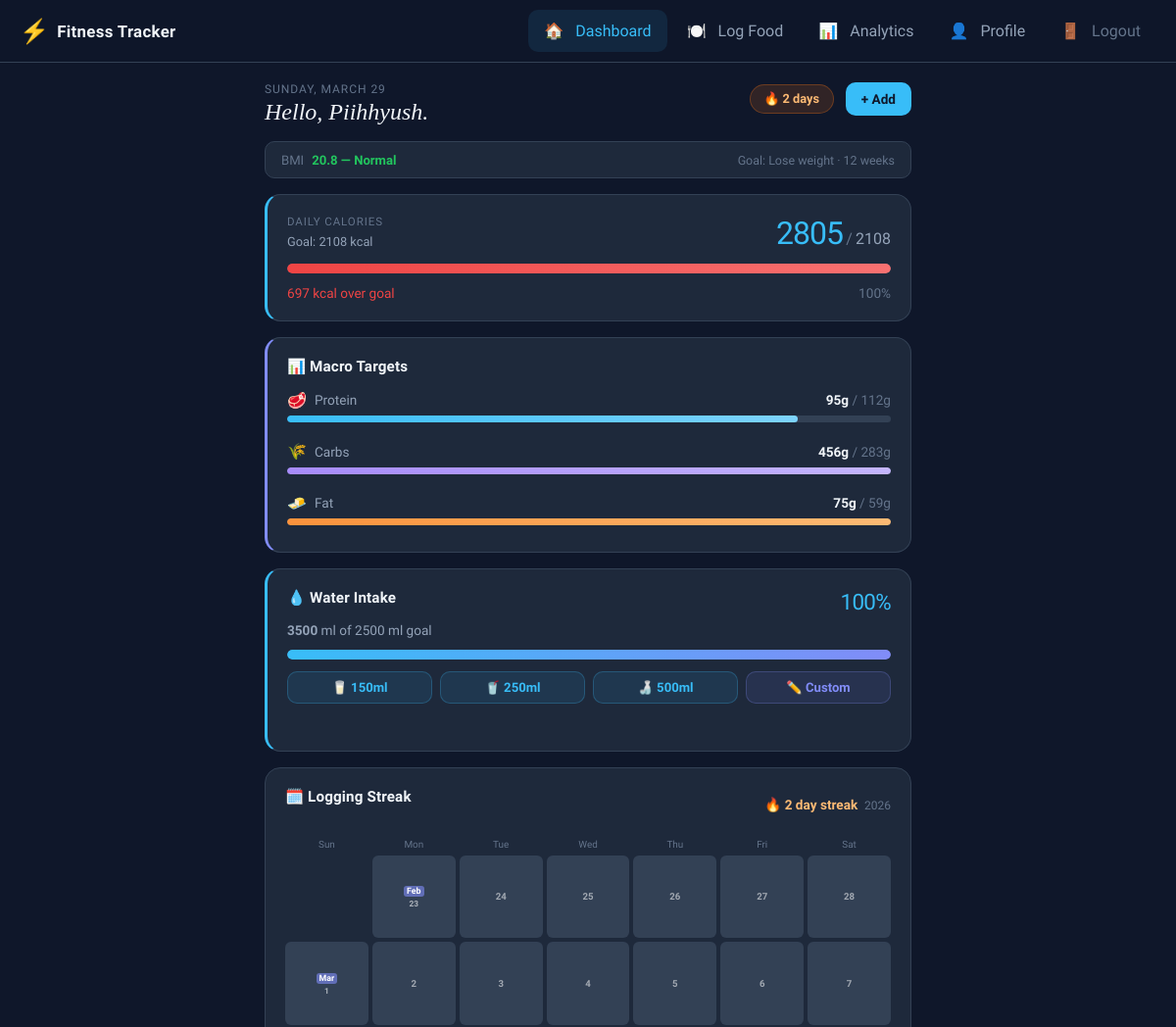
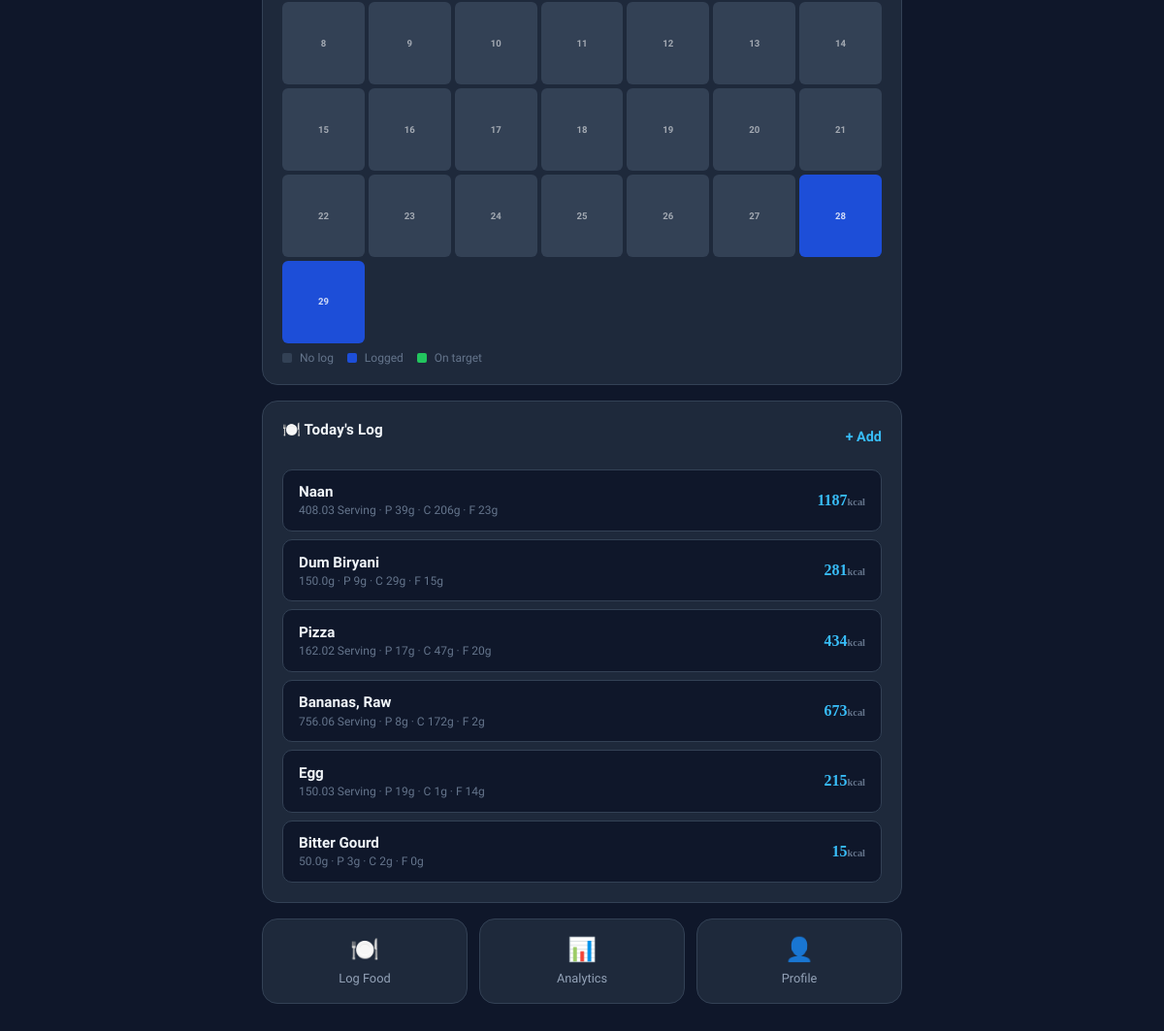
The page /dashboard (signed in) on the database its author committed (2 pictures, top to bottom).
### app.py (models this page shows)
class User(db.Model, UserMixin):
    id               = db.Column(db.Integer, primary_key=True)
    username         = db.Column(db.String(80), unique=True, nullable=False)
    email            = db.Column(db.String(120), unique=True, nullable=False)
    password_hash    = db.Column(db.String(120), nullable=False)
    height           = db.Column(db.Float)
    weight           = db.Column(db.Float)
    age              = db.Column(db.Integer)
    gender           = db.Column(db.String(10), default='male')
    goal             = db.Column(db.String(20))
    activity_level   = db.Column(db.String(20), default='moderate')
    target_calories  = db.Column(db.Integer)
    water_goal_ml    = db.Column(db.Integer, default=2500)
    target_protein   = db.Column(db.Float, default=0)
    target_carbs     = db.Column(db.Float, default=0)
    target_fat       = db.Column(db.Float, default=0)
    goal_weeks       = db.Column(db.Integer, default=12)
    onboarded        = db.Column(db.Boolean, default=False)
    created_at       = db.Column(db.DateTime, default=datetime.utcnow)
    food_logs        = db.relationship('FoodLog', backref='user', lazy=True)
    water_logs       = db.relationship('WaterLog', backref='user', lazy=True)

class FoodLog(db.Model):
    id          = db.Column(db.Integer, primary_key=True)
    user_id     = db.Column(db.Integer, db.ForeignKey('user.id'), nullable=False)
    date        = db.Column(db.Date, default=date.today)
    food_name   = db.Column(db.String(200), nullable=False)
    calories    = db.Column(db.Float, nullable=False)
    protein     = db.Column(db.Float, default=0)
    carbs       = db.Column(db.Float, default=0)
    fat         = db.Column(db.Float, default=0)
    quantity    = db.Column(db.Float, default=1)
    unit        = db.Column(db.String(30), default='g')   # 'g' or piece label
    logged_at   = db.Column(db.DateTime, default=datetime.utcnow)

### app.py (the view)
@app.route('/dashboard')
@login_required
def dashboard():
    user  = current_user
    today = date.today()
    logs  = FoodLog.query.filter_by(user_id=user.id, date=today).all()
    total_calories = sum(l.calories for l in logs)
    total_protein  = sum(l.protein  for l in logs)
    total_carbs    = sum(l.carbs    for l in logs)
    total_fat      = sum(l.fat      for l in logs)
    remaining      = user.target_calories - total_calories
    water_logs = WaterLog.query.filter_by(user_id=user.id, date=today).all()
    total_water= sum(w.amount_ml for w in water_logs)
    water_goal = user.water_goal_ml or 2500
    streak      = get_streak(user.id)
    heatmap     = get_heatmap_data(user.id, 35)
    bmi, bmi_cat = bmi_info(user.weight or 70, user.height or 170)
    if not user.target_protein:
        p, c, f = calculate_macro_targets(user.target_calories or 2000, user.goal or 'maintain', user.weight or 70)
        user.target_protein, user.target_carbs, user.target_fat = p, c, f
        db.session.commit()
    tgt_p = user.target_protein or 0
    tgt_c = user.target_carbs   or 0
    tgt_f = user.target_fat     or 0
    return render_template('dashboard.html',
        user=user, now=datetime.now(),
        today_logs=logs,
        total_calories=total_calories, total_protein=total_protein,
        total_carbs=total_carbs,       total_fat=total_fat,
        remaining_calories=remaining,
        total_water_ml=total_water,    water_goal=water_goal,
        streak=streak,                 heatmap=heatmap,
        bmi=bmi,                       bmi_cat=bmi_cat,
        tgt_p=tgt_p, tgt_c=tgt_c,     tgt_f=tgt_f
    )

### app.py (called while the page is built)
@login_manager.user_loader
def load_user(user_id):
    return User.query.get(int(user_id))

def bmi_info(weight, height):
    bmi = weight / ((height / 100) ** 2)
    if bmi < 18.5:   cat = 'Underweight'
    elif bmi < 25:   cat = 'Normal'
    elif bmi < 30:   cat = 'Overweight'
    else:            cat = 'Obese'
    return round(bmi, 1), cat

def get_streak(user_id):
    today = date.today()
    streak = 0
    check = today
    while True:
        has_log = FoodLog.query.filter_by(user_id=user_id, date=check).first()
        if has_log:
            streak += 1
            check -= timedelta(days=1)
        else:
            break
    return streak

def get_heatmap_data(user_id, days=35):
    start = date.today() - timedelta(days=days - 1)
    rows = db.session.query(
        FoodLog.date,
        func.sum(FoodLog.calories).label('cal')
    ).filter(
        FoodLog.user_id == user_id,
        FoodLog.date >= start
    ).group_by(FoodLog.date).all()
    cal_map = {}
    for r in rows:
        key = r.date if isinstance(r.date, date) else date.fromisoformat(str(r.date))
        cal_map[key] = float(r.cal)
    result = []
    for i in range(days):
        d = start + timedelta(days=i)
        result.append({'date': d.isoformat(), 'calories': cal_map.get(d, 0),
                       'has_log': d in cal_map})
    return result

### templates/dashboard.html (shortened to what this page needs)
{% extends "base.html" %}
{% block content %}
{% set cal_pct   = [[(total_calories / user.target_calories * 100)|round(1), 0]|max, 100]|min %}
{% set water_pct = [(total_water_ml / water_goal * 100)|round(1), 100]|min %}
{% set p_pct     = [(total_protein  / tgt_p * 100)|round(1), 100]|min if tgt_p > 0 else 0 %}
{% set c_pct     = [(total_carbs    / tgt_c * 100)|round(1), 100]|min if tgt_c > 0 else 0 %}
{% set f_pct     = [(total_fat      / tgt_f * 100)|round(1), 100]|min if tgt_f > 0 else 0 %}
<div class="dashboard">
    <div class="dash-header">
        <div>
            <p class="dash-date">{{ now.strftime('%A, %B %d') }}</p>
            <h1 class="dash-title">Hello, {{ user.username }}.</h1>
        </div>
        <div class="dash-header-right">
            <div class="streak-badge {% if streak >= 7 %}streak-hot{% endif %}">
                🔥 {{ streak }} day{{ 's' if streak != 1 }}
            </div>
            <a href="{{ url_for('log_food') }}" class="btn btn-primary btn-add">+ Add</a>
        </div>
    </div>
    <div class="bmi-bar">
        <span class="bmi-label">BMI</span>
        <span class="bmi-val {{ 'bmi-normal' if bmi_cat == 'Normal' else 'bmi-warn' }}">{{ bmi }} — {{ bmi_cat }}</span>
        <span class="bmi-goal">Goal: {{ user.goal|title }} weight · {{ user.goal_weeks or 12 }} weeks</span>
    </div>
    <div class="card calorie-card">
        <div class="calorie-top">
            <div>
                <span class="calorie-label">Daily Calories</span>
                <span class="calorie-goal-text">Goal: {{ user.target_calories }} kcal</span>
            </div>
            <div class="calorie-numbers">
                <span class="calorie-consumed">{{ "%.0f"|format(total_calories) }}</span>
                <span class="calorie-sep">/</span>
                <span class="calorie-target">{{ user.target_calories }}</span>
            </div>
        </div>
        <div class="progress-track">
            <div class="progress-fill {% if cal_pct >= 100 %}over{% elif cal_pct >= 85 %}near{% endif %}"
                 style="width: {{ cal_pct }}%"></div>
        </div>
        <div class="calorie-bottom">
            <span class="remaining {% if remaining_calories < 0 %}over-budget{% endif %}">
                {% if remaining_calories >= 0 %}{{ "%.0f"|format(remaining_calories) }} kcal remaining
                {% else %}{{ "%.0f"|format(remaining_calories|abs) }} kcal over goal{% endif %}
            </span>
            <span class="cal-pct-label">{{ "%.0f"|format(cal_pct) }}%</span>
        </div>
    </div>
    {% if tgt_p > 0 %}
    <div class="card macro-targets-card">
        <h3 class="card-title">📊 Macro Targets</h3>
        <div class="macro-target-row">
            <div class="macro-target-item">
                <div class="mt-header">
                    <span class="mt-icon">🥩</span>
                    <span class="mt-name">Protein</span>
                    <span class="mt-val">{{ "%.0f"|format(total_protein) }}g <span class="mt-goal">/ {{ "%.0f"|format(tgt_p) }}g</span></span>
                </div>
                <div class="progress-track sm">
                    <div class="progress-fill protein-fill" style="width: {{ p_pct }}%"></div>
                </div>
            </div>
            <div class="macro-target-item">
                <div class="mt-header">
                    <span class="mt-icon">🌾</span>
                    <span class="mt-name">Carbs</span>
                    <span class="mt-val">{{ "%.0f"|format(total_carbs) }}g <span class="mt-goal">/ {{ "%.0f"|format(tgt_c) }}g</span></span>
                </div>
                <div class="progress-track sm">
                    <div class="progress-fill carbs-fill" style="width: {{ c_pct }}%"></div>
                </div>
            </div>
            <div class="macro-target-item">
                <div class="mt-header">
                    <span class="mt-icon">🧈</span>
                    <span class="mt-name">Fat</span>
                    <span class="mt-val">{{ "%.0f"|format(total_fat) }}g <span class="mt-goal">/ {{ "%.0f"|format(tgt_f) }}g</span></span>
                </div>
                <div class="progress-track sm">
                    <div class="progress-fill fat-fill" style="width: {{ f_pct }}%"></div>
                </div>
            </div>
        </div>
    </div>
    {% endif %}
    <div class="card water-card">
        <div class="water-header">
            <div>
                <h3 class="card-title">💧 Water Intake</h3>
                <p class="water-subtitle"><strong>{{ total_water_ml }}</strong> ml of {{ water_goal }} ml goal</p>
            </div>
            <span class="water-pct">{{ "%.0f"|format(water_pct) }}%</span>
        </div>
        <div class="progress-track">
            <div class="progress-fill water-fill" style="width: {{ water_pct }}%"></div>
        </div>
        <div class="water-buttons">
            <button class="water-btn" onclick="addWater(150)">🥛 150ml</button>
            <button class="water-btn" onclick="addWater(250)">🥤 250ml</button>
            <button class="water-btn" onclick="addWater(500)">🍶 500ml</button>
            <button class="water-btn water-btn-custom" onclick="showCustomWater()">✏️ Custom</button>
        </div>
        <p class="water-feedback" id="waterFeedback"></p>
    </div>
    <div class="card">
        <div class="card-header-row">
            <h3 class="card-title">🗓️ Logging Streak</h3>
            <span class="streak-count">🔥 {{ streak }} day streak &nbsp;<span id="heatmap-year" class="hm-year"></span></span>
        </div>
        <div class="heatmap-header">
            <div class="hm-dow">Sun</div>
            <div class="hm-dow">Mon</div>
            <div class="hm-dow">Tue</div>
            <div class="hm-dow">Wed</div>
            <div class="hm-dow">Thu</div>
            <div class="hm-dow">Fri</div>
            <div class="hm-dow">Sat</div>
        </div>
        <div class="heatmap" id="heatmap"></div>
        <p class="heatmap-legend"><span class="hm-dot hm-empty"></span> No log &nbsp; <span class="hm-dot hm-low"></span> Logged &nbsp; <span class="hm-dot hm-high"></span> On target</p>
    </div>
    <div class="card">
        <div class="card-header-row">
            <h3 class="card-title">🍽️ Today's Log</h3>
            <a href="{{ url_for('log_food') }}" class="btn-text">+ Add</a>
        </div>
        {% if today_logs %}
        <div class="food-log-list">
            {% for log in today_logs %}
            <div class="food-log-item">
                <div class="food-log-info">
                    <span class="food-log-name">{{ log.food_name|title }}</span>
                    <span class="food-log-meta">{{ log.quantity }}{{ log.unit or 'g' }} · P {{ "%.0f"|format(log.protein) }}g · C {{ "%.0f"|format(log.carbs) }}g · F {{ "%.0f"|format(log.fat) }}g</span>
                </div>
                <span class="food-log-cal">{{ "%.0f"|format(log.calories) }}<small>kcal</small></span>
            </div>
            {% endfor %}
        </div>
        {% else %}
        <div class="empty-log">
            <p>Nothing logged yet today.</p>
            <a href="{{ url_for('log_food') }}" class="btn btn-primary">Log your first meal →</a>
        </div>
        {% endif %}
    </div>
    <div class="quick-actions">
        <a href="{{ url_for('log_food') }}" class="action-card"><span class="action-icon">🍽️</span><span>Log Food</span></a>
        <a href="{{ url_for('analytics') }}" class="action-card"><span class="action-icon">📊</span><span>Analytics</span></a>
        <a href="{{ url_for('profile') }}" class="action-card"><span class="action-icon">👤</span><span>Profile</span></a>
    </div>
</div>
{% endblock %}

### templates/base.html (shortened to what this page needs)
<!DOCTYPE html>
<html lang="en">
<head>
    <link rel="stylesheet" href="{{ url_for('static', filename='css/style.css') }}">
</head>
<body>
    {% if current_user.is_authenticated %}
    <nav class="navbar">
        <a href="{{ url_for('dashboard') }}" class="nav-brand">
            <span class="brand-icon">⚡</span>
            <span class="brand-text">Fitness Tracker</span>
        </a>
        <div class="nav-links" id="navLinks">
            <a href="{{ url_for('dashboard') }}" class="nav-link {% if request.endpoint == 'dashboard' %}active{% endif %}">
                <span class="nav-icon">🏠</span> Dashboard
            </a>
            <a href="{{ url_for('log_food') }}" class="nav-link {% if request.endpoint == 'log_food' %}active{% endif %}">
                <span class="nav-icon">🍽️</span> Log Food
            </a>
            <a href="{{ url_for('analytics') }}" class="nav-link {% if request.endpoint == 'analytics' %}active{% endif %}">
                <span class="nav-icon">📊</span> Analytics
            </a>
            <a href="{{ url_for('profile') }}" class="nav-link {% if request.endpoint == 'profile' %}active{% endif %}">
                <span class="nav-icon">👤</span> Profile
            </a>
            <a href="{{ url_for('logout') }}" class="nav-link nav-logout">
                <span class="nav-icon">🚪</span> Logout
            </a>
        </div>
    </nav>
    {% endif %}
    <main class="main-content">
        {% block content %}{% endblock %}
    </main>
</body>
</html>

### rows shown on the page
User: username "Piihhyush", goal "Lose", goal_weeks "12", target_calories "2108", target_protein "112", target_carbs "283", target_fat "59", water_goal_ml "2500"
FoodLog: food_name "Naan", quantity "408.0", unit "3 Serving", protein "39", carbs "206", fat "23", calories "1187"
FoodLog: food_name "Dum Biryani", quantity "150.0", unit "g", protein "9", carbs "29", fat "15", calories "281"
FoodLog: food_name "Pizza", quantity "162.0", unit "2 Serving", protein "17", carbs "47", fat "20", calories "434"
FoodLog: food_name "Bananas, Raw", quantity "756.0", unit "6 Serving", protein "8", carbs "172", fat "2", calories "673"
FoodLog: food_name "Egg", quantity "150.0", unit "3 Serving", protein "19", carbs "1", fat "14", calories "215"
FoodLog: food_name "Bitter Gourd", quantity "50.0", unit "g", protein "3", carbs "2", fat "0", calories "15"

### other values the page prints
{{ streak }} "2"
{{ 's' if streak != 1 }} "s"
{{ bmi }} "20.8"
{{ bmi_cat }} "Normal"
{{ "%.0f"|format(total_calories) }} "2805"
{{ "%.0f"|format(remaining_calories|abs) }} "697"
{{ "%.0f"|format(cal_pct) }} "100"
{{ "%.0f"|format(total_protein) }} "95"
{{ "%.0f"|format(total_carbs) }} "456"
{{ "%.0f"|format(total_fat) }} "75"
{{ total_water_ml }} "3500"
{{ "%.0f"|format(water_pct) }} "100"
